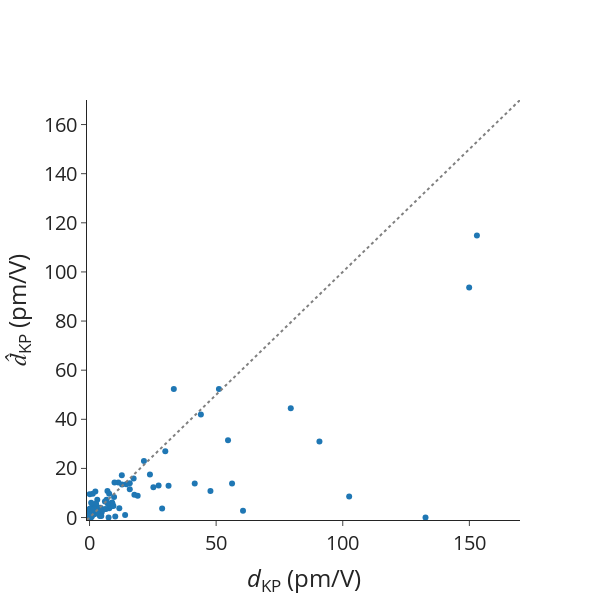

The notebook cell this image was saved under:
### Markdown cell above
## Errors on dKP masked

### Code cell
# Data

mae = mean_absolute_error(
    df_pred_matten["dKP_true"], df_pred_matten["dKP_matten_masked"]
)
mape = mean_absolute_percentage_error(
    df_pred_matten["dKP_true"], df_pred_matten["dKP_matten_masked"]
)
rmse = root_mean_squared_error(
    df_pred_matten["dKP_true"], df_pred_matten["dKP_matten_masked"]
)
spearmanrho = spearmanr(df_pred_matten["dKP_true"], df_pred_matten["dKP_matten_masked"])
print(f"MAE = {mae}")
print(f"MAPE = {mape}")
print(f"RMSE = {rmse}")
print(f"Rho_sp = {spearmanrho.statistic}")

# Scatter plot for previous outputs.
scatter_dKP = go.Scatter(
    x=df_pred_matten["dKP_true"],
    y=df_pred_matten["dKP_matten_masked"],
    mode="markers",
    name="",
    showlegend=False,
    text=[mpid for mpid in df_pred_matten.index.values],
)

ideal = go.Scatter(
    x=[-1, 200],
    y=[-1, 200],
    mode="lines",
    line=dict(color="gray", dash="dot"),
    showlegend=False,
)

# Layout
layout = go.Layout(
    # title=dict(text='Scatter Plot'),
    xaxis=dict(title="<i>d</i><sub>KP</sub> (pm/V)", range=[-1, 170]),
    yaxis=dict(title="<i>d&#770;</i><sub>KP</sub> (pm/V)", range=[-1, 170]),
    # legend=dict(font=dict(size=12)),
)

# Create figure
fig = go.Figure(data=[scatter_dKP, ideal], layout=layout)

fig.update_layout(
    autosize=False,
    font_size=20,
    width=600,
    height=600,
    # plot_bgcolor="white",
    template="simple_white",
)
fig.update_layout(
    xaxis=dict(
        # tickmode = 'array',
        # tickvals = [1, 2,3,4,5,6,7,8],
        # ticktext = ['One', 'Three', 'Five', 'Seven', 'Nine', 'Eleven']
        showgrid=False,
    ),
    yaxis=dict(
        # tickmode = 'array',
        # tickvals = [1, 2,3,4,5,6,7,8],
        # ticktext = ['One', 'Three', 'Five', 'Seven', 'Nine', 'Eleven']
        showgrid=False,
    ),
)

# Show figure
fig.show()

### Figure 1 — Plotly figure (JSON) as saved in the notebook; plotly's stock layout.template omitted (floating-point values rounded to 4 significant figures)
{"data": [{"mode": "markers", "name": "", "showlegend": false, "text": ["mp-552663", "mp-753401", "mp-23363", "mp-559961", "mp-17066", "mp-29155", "mp-542931", "mp-27316", "mp-6126", "mp-997027", "mp-21521", "mp-8673", "mp-23280", "mp-561664", "mp-23794", "mp-756570", "mp-27987", "mp-550959", "mp-556719", "mp-27914", "mp-29524", "mp-504908", "mp-559065", "mp-769218", "mp-570213", "mp-1023936", "mp-560588", "mp-1222661", "mp-1227993", "mp-567246", "mp-1184796", "mp-1217830", "mp-774907", "mp-672158", "mp-1228522", "mp-504910", "mp-568802", "mp-1222565", "mp-33723", "mp-1227512", "mp-1189731", "mp-28089", "mp-36779", "mp-560521", "mp-571195", "mp-1208039", "mp-1224376", "mp-1219501", "mp-1218158", "mp-17207", "agm003202330", "agm002254137", "agm002186848", "agm002224787", "agm002153716", "mp-1195571", "mp-998230", "mp-1223489", "mp-1029932", "mp-28473", "mp-1228745", "mp-1029652", "mp-985293", "mp-1019889", "mp-1227994", "agm002156258", "mp-559373", "mp-1215615", "mp-1219293", "mp-560699", "agm002156599", "mp-1078049", "mp-554002", "mp-1226863", "agm002848041", "agm002336867", "mp-1222496", "agm003160584", "mp-568328", "agm002137965", "agm002074655", "agm2000085596", "agm005539186", "agm002073755", "agm002149208", "agm002225219", "agm003713453", "agm1000019508", "agm2000011039", "agm005769288", "agm005112928", "agm001266143", "agm005955873", "agm002077911", "agm002097562", "agm2000016398", "agm2000145156", "agm002056302", "agm002190330", "mp-685097", "agm003464867", "agm003204906", "agm002072309", "agm003612680", "agm002128787", "agm2000128632", "agm005882580", "agm003743952", "mp-1029408", "agm2000084944", "mp-998591", "agm004958126", "agm002233061", "agm005605704", "mp-1220818", "mp-761842", "mp-14568", "agm004947354", "agm006056059", "mp-32959", "agm002091778", "agm004951594", "agm002079795", "agm002018585", "agm004786105"], "type": "scatter", "x": [1.116, 2.158, 0.01013, 0.7255, 0.08069, 4.086, 0.7158, 0.09656, 2.733, 10.16, 7.526, 6.72, 0.1045, 0.8595, 0.3089, 14.05, 1.927, 7.802, 1.671, 0.1074, 0.4404, 0.5667, 6.498, 60.61, 132.7, 3.059, 28.67, 41.54, 15.88, 0.3758, 0.1422, 2.575, 2.536, 0.568, 6.088, 2.297, 47.75, 0.5593, 29.92, 27.28, 0.1452, 2.775, 2.416, 0.2478, 102.5, 0.9609, 21.48, 19.01, 2.679, 17.72, 25.22, 149.9, 79.48, 7.074, 0.8145, 0.1531, 5.73, 0.1658, 31.2, 0.4037, 8.9, 3.888, 0.1602, 0.171, 2.372, 0.6697, 0.9893, 23.85, 0.2947, 0.8428, 1.802, 17.41, 0.5056, 0.4343, 0.08345, 153.0, 0.1493, 90.79, 56.28, 0.6487, 3.723, 0.06715, 11.76, 0.7788, 0.1023, 14.51, 4.544, 0.1593, 0.3006, 4.795, 4.642, 43.97, 0.3751, 12.83, 0.3484, 0.00583, 0.01259, 3.414, 15.89, 4.32, 12.75, 11.37, 4.324, 1.263, 9.859, 0.06453, 8.574, 0.1402, 9.691, 0.04986, 9.062, 2.31, 7.162, 33.28, 1.707, 0.7387, 0.05694, 9.426, 0.1132, 1.262, 0.2783, 7.753, 1.171, 54.69, 51.1], "y": [1.686, 2.166, 0.4533, 2.355, 2.343, 0.6512, 0.777, 0.7763, 2.804, 0.4364, 2.746e-06, 7.263, 1.036, 0.4887, 1.022, 1.065, 1.327, 3.824, 1.892, 1.819e-07, 1.695e-06, 0.5465, 3.432, 2.815, 4.91e-08, 7.247, 3.661, 13.83, 13.93, 0.1442, 2.513, 5.608, 3.237, 0.7105, 6.534, 10.55, 10.81, 1.039, 26.97, 13.05, 1.309, 2.858, 2.022, 1.009, 8.534, 1.013, 23.06, 8.915, 5.036, 9.258, 12.3, 93.64, 44.49, 10.82, 0.1911, 1.509, 3.422, 0.7019, 12.93, 2.445, 6.102, 2.544, 0.168, 0.3892, 5.528, 2.177, 4.204, 17.58, 0.4448, 1.995, 3.308, 15.91, 2.989, 2.032, 3.189, 114.9, 2.086, 31.0, 13.86, 6.01, 2.047, 9.511, 3.766, 1.167, 2.053, 13.59, 1.945, 2.233, 2.41, 2.124, 0.6062, 42.0, 1.148, 13.47, 0.7148, 1.099, 1.692, 2.712, 11.52, 3.362, 17.2, 14.26, 3.938, 1.835, 14.27, 0.4908, 4.636, 0.3231, 8.365, 2.068, 5.588, 3.888, 5.74, 52.32, 3.345, 1.228, 3.568, 4.709, 1.166, 9.699, 0.9089, 9.736, 2.958, 31.48, 52.34]}, {"line": {"color": "gray", "dash": "dot"}, "mode": "lines", "showlegend": false, "type": "scatter", "x": [-1, 200], "y": [-1, 200]}], "layout": {"autosize": false, "font": {"size": 20}, "height": 600, "width": 600, "xaxis": {"range": [-1, 170], "showgrid": false, "title": {"text": "<i>d</i><sub>KP</sub> (pm/V)"}}, "yaxis": {"range": [-1, 170], "showgrid": false, "title": {"text": "<i>d&#770;</i><sub>KP</sub> (pm/V)"}}}}
